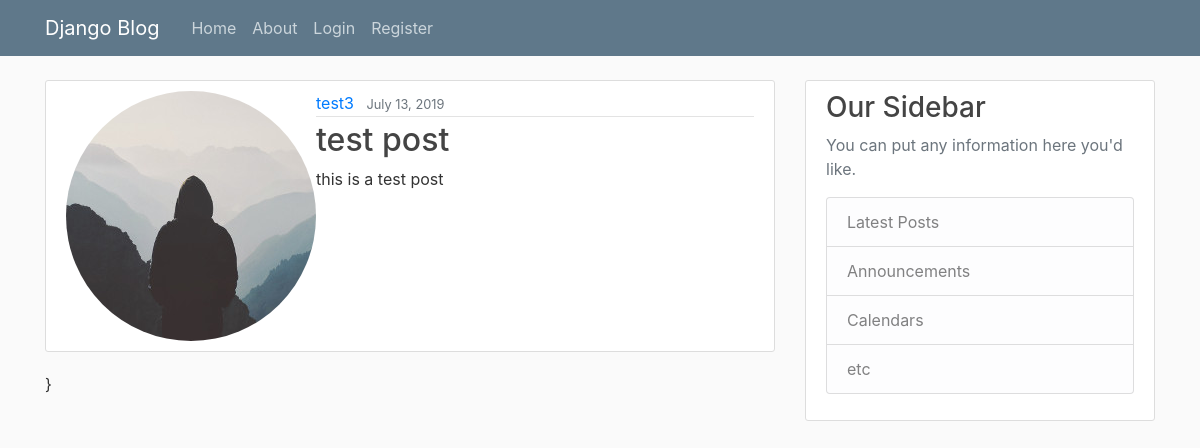
Page /post/6/ on the committed database.
### blog/models.py (models this page shows, shortened)
class Post(models.Model):
	title=models.CharField(max_length=100)
	content=models.TextField()
	date_posted=models.DateTimeField(default=timezone.now)
	author=models.ForeignKey(User,on_delete=models.CASCADE)
	file= models.FileField(default='default.jpg')

### users/models.py (models this page shows, shortened)
class Profile(models.Model):
	user=models.OneToOneField(User,on_delete=models.CASCADE)
	image=models.ImageField(default='default.jpg',upload_to='profile_pics')

### blog/views.py (the view)
# urls.py: path('post/<int:pk>/',PostDetailView.as_view(),name='post-detail'),
class PostDetailView(DetailView):
	model=Post

### blog/templates/blog/post_detail.html (shortened to what this page needs)
{% extends "blog/base.html" %}
{% block content %}
		<article class="media content-section">
		<img class="rounded-circle" src="{{object.author.profile.image.url}}">
		  <div class="media-body">
		    <div class="article-metadata">
		      <a class="mr-2" href="#">{{ object.author }}</a>
		      <small class="text-muted">{{ object.date_posted|date:"F d, Y" }}</small>
		    </div>
		    <h2 class="article-title">{{ object.title }}</a></h2>
		    <p class="article-content">{{ object.content }}</p>
		  </div>
		</article>
{% endblock content %}

### blog/static/blog/main.css (style rules this page uses)
body { background: #fafafa; color: #333333; margin-top: 5rem; }
h1, h2, h3, h4, h5, h6 { color: #444444; }
.content-section { background: #ffffff; padding: 10px 20px; border: 1px solid #dddddd; border-radius: 3px; margin-bottom: 20px; }
.article-title { color: #444444; }
.article-content { white-space: pre-line; }
.article-metadata { padding-bottom: 1px; margin-bottom: 4px; border-bottom: 1px solid #e3e3e3 }

### rows in the picture
Post: author.profile.image (placeholder picture), author "test3", date_posted "July 13, 2019", title "test post", content "this is a test post"
